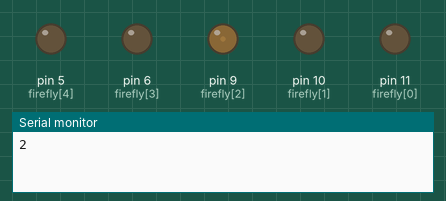
Recording of a sketch running on a simulated Arduino Uno, built with avr-gcc and run on an emulated ATmega328P. Shown: output pins drawn as LEDs (lit = HIGH), the last lines printed to the serial monitor. Random numbers use the default seed unless the sketch sets one.

Above: at 0.15 s.
At 3.75 s:
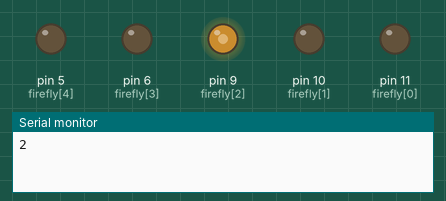
At 9.76 s:
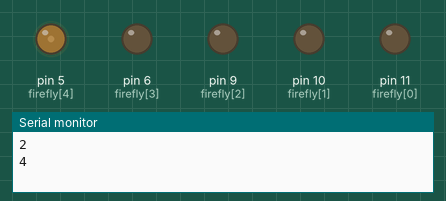
At 19.97 s:
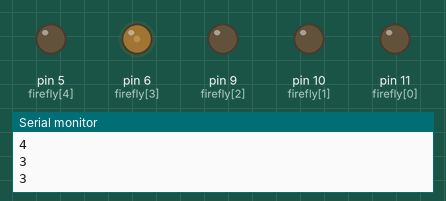
At 29.88 s:
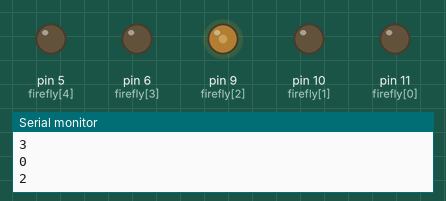
At 39.79 s:
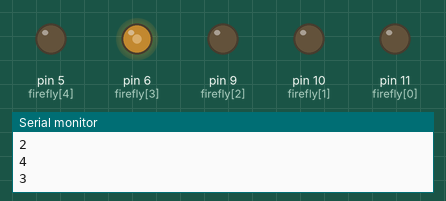
Timing chart, 0 to 40.0 s (numbered marks = the images above):
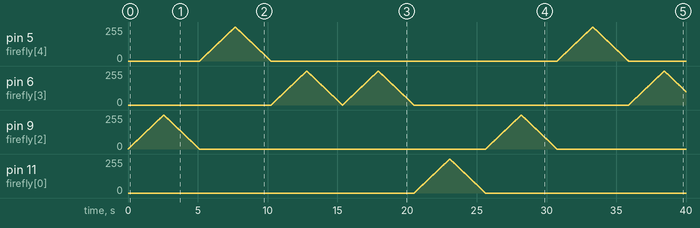

The sketch:

random_led_control.ino
```cpp
int firefly[]={11,10,9,6,5};

void setup()
{
  for (int i=0; i<5; i++)
    pinMode(firefly[i],OUTPUT);
  Serial.begin(9600);
}

void loop()
{
  int index = random(5);
  Serial.println(index);

  for(int i=0; i<=255; i++){
    analogWrite(firefly[index], i);
    delay(10);
  }

  for(int i=255; i>=0; i--){
    analogWrite(firefly[index], i);
    delay(10);
  }
}
```

Measured:
- by itself, pin 11 (firefly[0]): rises from 0/255 to 255/255 in 2.5 s, then falls to 0/255 in 2.6 s
